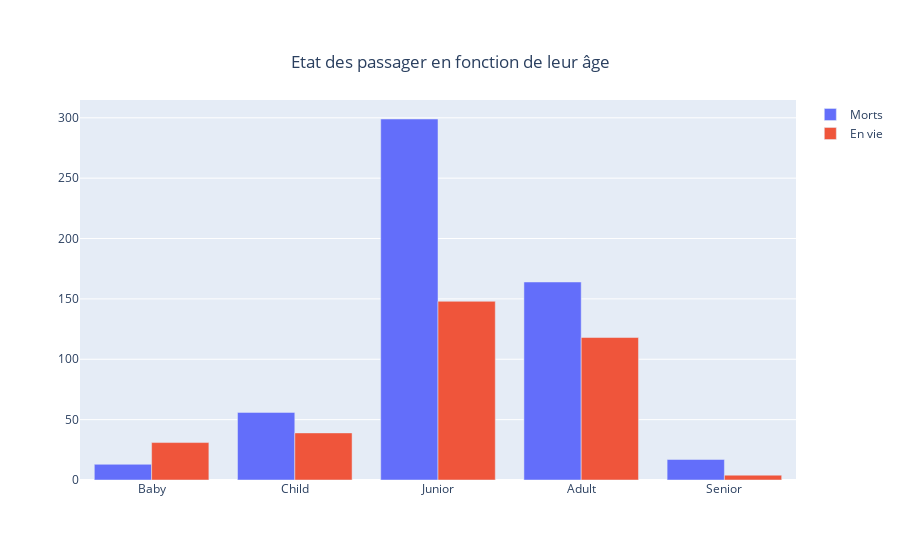

Notebook cell for this chart:
### Code cell
labels1 = train.Age[train.Survived == 0].groupby(train.Age_categorie[train.Survived == 0]).count().index
labels2 = train.Age[train.Survived == 1].groupby(train.Age_categorie[train.Survived == 1]).count().index
values1 = train.Age[train.Survived == 0].groupby(train.Age_categorie[train.Survived == 0]).count().values
values2 = train.Age[train.Survived == 1].groupby(train.Age_categorie[train.Survived == 1]).count().values


fig5 = go.Figure(data=[
    go.Bar(name='Morts', x=labels1, y=values1),
    go.Bar(name='En vie', x=labels2, y=values2)
])

title = "Etat des passager en fonction de leur âge"
# Change the bar mode
fig5.update_layout(title={'text' : title, 'y':0.9, 'x':0.5, 'xanchor': 'center', 'yanchor': 'top'}, barmode='group')
fig5.show()

### Figure 1 — Plotly figure (JSON) as saved in the notebook; plotly's stock layout.template omitted (floating-point values rounded to 4 significant figures)
{"data": [{"name": "Morts", "type": "bar", "x": ["Baby", "Child", "Junior", "Adult", "Senior"], "y": [13, 56, 299, 164, 17]}, {"name": "En vie", "type": "bar", "x": ["Baby", "Child", "Junior", "Adult", "Senior"], "y": [31, 39, 148, 118, 4]}], "layout": {"barmode": "group", "title": {"text": "Etat des passager en fonction de leur âge", "x": 0.5, "xanchor": "center", "y": 0.9, "yanchor": "top"}}}
